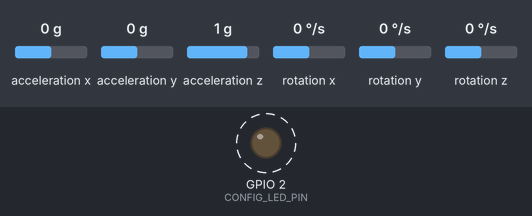
Simulated run of this sketch. Board: ESP32. Shown: output pins drawn as LEDs (lit = HIGH). Dashed ring = blinking. Inputs (shaded band) come from the test bench; at power-on: acceleration x 0 g, acceleration y 0 g, acceleration z 1 g, rotation x 0 °/s, rotation y 0 °/s, rotation z 0 °/s. What the sketch prints to the serial monitor is not drawn.

Above: at 0.25 s.
Timing chart, 0 to 3.2 s (numbered marks = the images above):
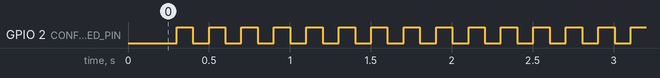

Measured:
- by itself, GPIO 2 (CONFIG_LED_PIN): alternates HIGH for 0.10 s and LOW for 0.10 s, 40 changes in all, then stays LOW

The sketch:

MPU6050_Test.ino
```cpp
#include <Arduino.h>
#include <Wire.h>
#include <MPU6050_light.h>

// ================== GLOBAL CONFIG / CONSTANTS ==================

// Pins
const uint8_t CONFIG_LED_PIN          = 2;     // Onboard LED pin
const int     CONFIG_I2C_SDA_PIN      = 19;    // SDA pin
const int     CONFIG_I2C_SCL_PIN      = 23;    // SCL pin

// Startup
const uint32_t CONFIG_STARTUP_DELAY_MS = 200;  // Wait for Serial, etc.

// Calibration settings
const uint16_t CONFIG_CALIB_SAMPLE_COUNT        = 2000;  // samples for gyro calib
const uint32_t CONFIG_CALIB_SAMPLE_INTERVAL_US  = 2000;  // microseconds between samples
const uint32_t CONFIG_CALIB_BLINK_INTERVAL_MS   = 100;   // LED blink during calibration

// Filter / math constants
const float    CONFIG_RAD_TO_DEG                = 57.2957795f;
const float    CONFIG_COMPLEMENTARY_ALPHA       = 0.95f; // gyro weight
const float    CONFIG_MICROS_TO_SECONDS         = 1.0e-6f;
const float    CONFIG_INITIAL_ANGLE_DEG         = 0.0f;
const float    CONFIG_YAW_WRAP_POS_DEG          = 180.0f;
const float    CONFIG_YAW_WRAP_NEG_DEG          = -180.0f;
const float    CONFIG_FULL_TURN_DEG             = 360.0f;

// Print interval
const uint32_t CONFIG_PRINT_INTERVAL_MS         = 1000;  // print every second

// MPU status code
const uint8_t  CONFIG_MPU_STATUS_OK             = 0;     // status==0 => OK

// ================== GLOBAL STATE ==================

MPU6050 mpu(Wire);

// Calibration state machine
enum CalibState {
  CALIB_STATE_NOT_STARTED = 0,
  CALIB_STATE_RUNNING     = 1,
  CALIB_STATE_DONE        = 2
};

CalibState globalCalibState = CALIB_STATE_NOT_STARTED;

// Gyro calibration sums & offsets
uint16_t globalCalibSampleCounter = 0;
float    globalGyroXSum           = 0.0f;
float    globalGyroYSum           = 0.0f;
float    globalGyroZSum           = 0.0f;

float    globalGyroXOffset        = 0.0f;
float    globalGyroYOffset        = 0.0f;
float    globalGyroZOffset        = 0.0f;

// Timing globals
uint32_t globalLastBlinkMillis    = 0;
uint32_t globalLastSampleMicros   = 0;
uint32_t globalLastUpdateMicros   = 0;
uint32_t globalLastPrintMillis    = 0;

// Angles
float    globalPitchDeg           = 0.0f;
float    globalRollDeg            = 0.0f;
float    globalYawDeg             = 0.0f;

// IMU status flag
bool     globalImuOk              = false;

// ================== HELPER FUNCTIONS ==================

void startCalibration()
{
  globalCalibState          = CALIB_STATE_RUNNING;
  globalCalibSampleCounter  = 0;
  globalGyroXSum            = 0.0f;
  globalGyroYSum            = 0.0f;
  globalGyroZSum            = 0.0f;

  globalLastSampleMicros    = micros();
  globalLastBlinkMillis     = millis();

  digitalWrite(CONFIG_LED_PIN, LOW);

  Serial.println(F("Calibration started, DO NOT MOVE the board."));
}

void handleCalibration()
{
  if (globalCalibState != CALIB_STATE_RUNNING) {
    return;
  }

  uint32_t currentMillis = millis();
  uint32_t currentMicros = micros();

  // LED blink (non-blocking)
  if (currentMillis - globalLastBlinkMillis >= CONFIG_CALIB_BLINK_INTERVAL_MS) {
    globalLastBlinkMillis = currentMillis;
    digitalWrite(CONFIG_LED_PIN, !digitalRead(CONFIG_LED_PIN));
  }

  // Sample IMU (non-blocking)
  if ((currentMicros - globalLastSampleMicros) >= CONFIG_CALIB_SAMPLE_INTERVAL_US &&
      globalCalibSampleCounter < CONFIG_CALIB_SAMPLE_COUNT) {

    globalLastSampleMicros = currentMicros;

    mpu.update();

    float gyroX = mpu.getGyroX();
    float gyroY = mpu.getGyroY();
    float gyroZ = mpu.getGyroZ();

    globalGyroXSum += gyroX;
    globalGyroYSum += gyroY;
    globalGyroZSum += gyroZ;

    globalCalibSampleCounter++;
  }

  // Finish calibration
  if (globalCalibSampleCounter >= CONFIG_CALIB_SAMPLE_COUNT) {

    float sampleCountAsFloat = static_cast<float>(CONFIG_CALIB_SAMPLE_COUNT);

    globalGyroXOffset = globalGyroXSum / sampleCountAsFloat;
    globalGyroYOffset = globalGyroYSum / sampleCountAsFloat;
    globalGyroZOffset = globalGyroZSum / sampleCountAsFloat;

    globalCalibState = CALIB_STATE_DONE;
    digitalWrite(CONFIG_LED_PIN, LOW);

    Serial.println(F("Calibration done (gyro only)."));
    Serial.print(F("Gyro offsets: "));
    Serial.print(globalGyroXOffset);
    Serial.print(F(", "));
    Serial.print(globalGyroYOffset);
    Serial.print(F(", "));
    Serial.println(globalGyroZOffset);

    // Initialize angles from accelerometer
    mpu.update();

    float accelX = mpu.getAccX();
    float accelY = mpu.getAccY();
    float accelZ = mpu.getAccZ();

    float accelSquaredY = accelY * accelY;
    float accelSquaredZ = accelZ * accelZ;
    float accelYZNorm   = sqrtf(accelSquaredY + accelSquaredZ);

    float pitchFromAccel = atan2f(-accelX, accelYZNorm) * CONFIG_RAD_TO_DEG;
    float rollFromAccel  = atan2f( accelY, accelZ ) * CONFIG_RAD_TO_DEG;

    globalPitchDeg       = pitchFromAccel;
    globalRollDeg        = rollFromAccel;
    globalYawDeg         = CONFIG_INITIAL_ANGLE_DEG;

    globalLastUpdateMicros = micros();

    Serial.println(F("Angle reference initialized from accelerometer."));
  }
}

// ================== SETUP ==================

void setup()
{
  Serial.begin(115200);
  delay(CONFIG_STARTUP_DELAY_MS);

  pinMode(CONFIG_LED_PIN, OUTPUT);
  digitalWrite(CONFIG_LED_PIN, LOW);

  Wire.begin(CONFIG_I2C_SDA_PIN, CONFIG_I2C_SCL_PIN);

  uint8_t mpuStatus = mpu.begin();
  Serial.print(F("MPU6050 status: "));
  Serial.println(mpuStatus);

  if (mpuStatus != CONFIG_MPU_STATUS_OK) {
    Serial.println(F("MPU6050 init error, check wiring!"));
    globalImuOk = false;
  } else {
    globalImuOk = true;
    startCalibration();
  }
}

// ================== LOOP ==================

void loop()
{
  if (!globalImuOk) {
    // Optional: error LED blink pattern here
    return;
  }

  // Calibration state
  if (globalCalibState == CALIB_STATE_RUNNING) {
    handleCalibration();
    return;
  }

  // Normal operation after calibration
  if (globalCalibState == CALIB_STATE_DONE) {

    uint32_t currentMicros = micros();
    float    deltaTime     = static_cast<float>(currentMicros - globalLastUpdateMicros)
                             * CONFIG_MICROS_TO_SECONDS;
    globalLastUpdateMicros = currentMicros;

    mpu.update();

    float accelX = mpu.getAccX();
    float accelY = mpu.getAccY();
    float accelZ = mpu.getAccZ();

    float gyroX  = mpu.getGyroX() - globalGyroXOffset;
    float gyroY  = mpu.getGyroY() - globalGyroYOffset;
    float gyroZ  = mpu.getGyroZ() - globalGyroZOffset;

    float accelSquaredY = accelY * accelY;
    float accelSquaredZ = accelZ * accelZ;
    float accelYZNorm   = sqrtf(accelSquaredY + accelSquaredZ);

    float pitchFromAccel = atan2f(-accelX, accelYZNorm) * CONFIG_RAD_TO_DEG;
    float rollFromAccel  = atan2f( accelY, accelZ ) * CONFIG_RAD_TO_DEG;

    float pitchFromGyro  = globalPitchDeg + gyroX * deltaTime;
    float rollFromGyro   = globalRollDeg  + gyroY * deltaTime;
    float yawFromGyro    = globalYawDeg   + gyroZ * deltaTime;

    float complementaryBeta = (1.0f - CONFIG_COMPLEMENTARY_ALPHA);

    globalPitchDeg = CONFIG_COMPLEMENTARY_ALPHA * pitchFromGyro
                   + complementaryBeta          * pitchFromAccel;

    globalRollDeg  = CONFIG_COMPLEMENTARY_ALPHA * rollFromGyro
                   + complementaryBeta          * rollFromAccel;

    globalYawDeg   = yawFromGyro;

    // Wrap yaw into [-180, 180]
    if (globalYawDeg > CONFIG_YAW_WRAP_POS_DEG) {
      globalYawDeg -= CONFIG_FULL_TURN_DEG;
    }
    if (globalYawDeg < CONFIG_YAW_WRAP_NEG_DEG) {
      globalYawDeg += CONFIG_FULL_TURN_DEG;
    }

    uint32_t currentMillis = millis();
    if (currentMillis - globalLastPrintMillis >= CONFIG_PRINT_INTERVAL_MS) {
      globalLastPrintMillis = currentMillis;

      Serial.print(F("PITCH: "));
      Serial.print(globalPitchDeg);
      Serial.print(F("\tROLL: "));
      Serial.print(globalRollDeg);
      Serial.print(F("\tYAW (relative): "));
      Serial.println(globalYawDeg);
      Serial.println(F("====================================================="));
    }
  }
}
```
